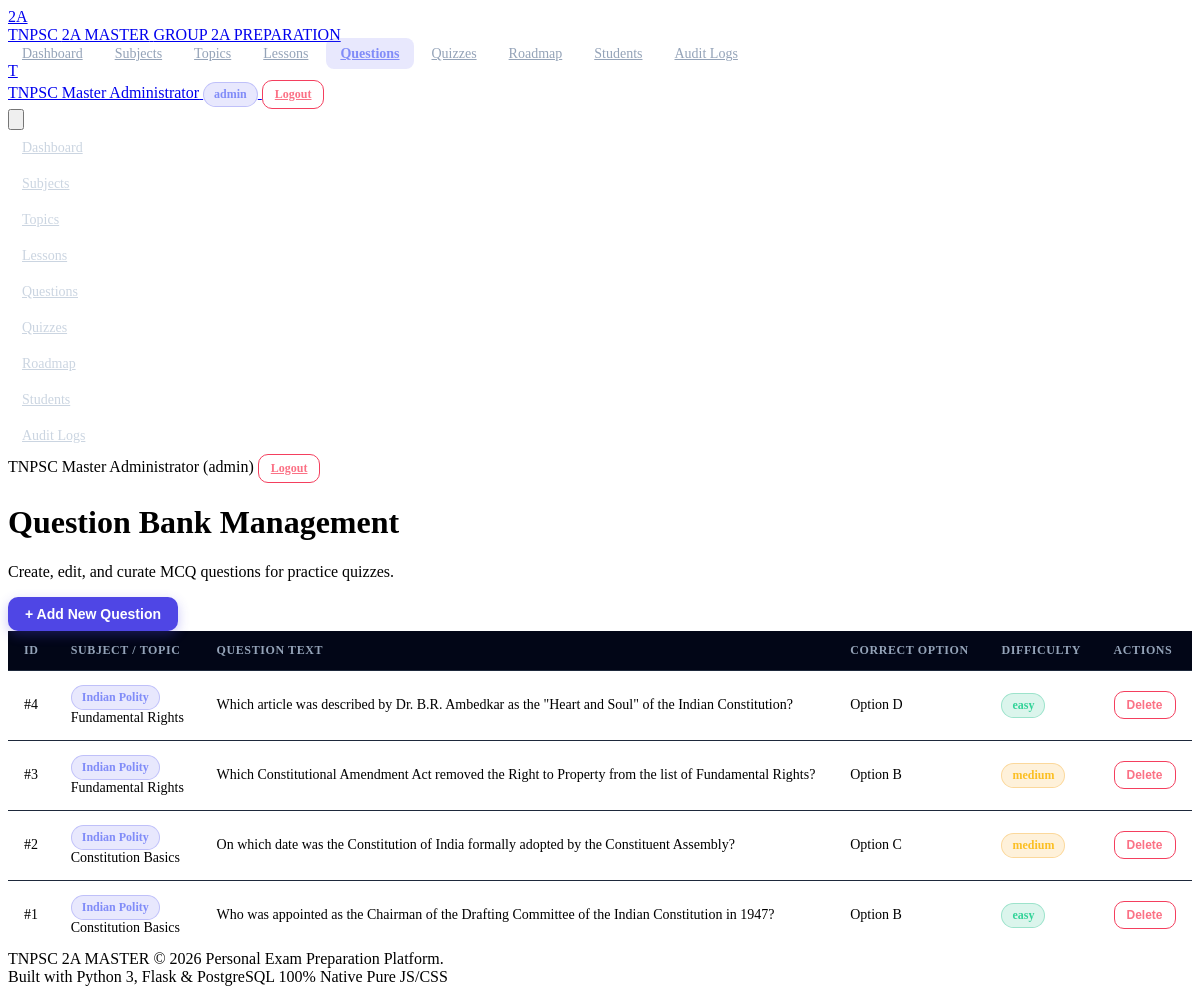
/admin/questions (signed in), run on the app's committed database.
### models/question.py (models this page shows, shortened)
class Question(db.Model):
    __tablename__ = 'questions'
    id = db.Column(db.Integer, primary_key=True)
    subject_id = db.Column(db.Integer, db.ForeignKey('subjects.id'), nullable=False, index=True)
    topic_id = db.Column(db.Integer, db.ForeignKey('topics.id'), nullable=False, index=True)
    question_text = db.Column(db.Text, nullable=False)
    option_a = db.Column(db.String(255), nullable=False)
    option_b = db.Column(db.String(255), nullable=False)
    option_c = db.Column(db.String(255), nullable=False)
    option_d = db.Column(db.String(255), nullable=False)
    correct_option = db.Column(db.String(1), nullable=False)  # 'A', 'B', 'C', 'D'
    explanation = db.Column(db.Text, nullable=True)
    difficulty = db.Column(db.String(20), default='medium', nullable=False)  # 'easy', 'medium', 'hard'
    marks = db.Column(db.Integer, default=1, nullable=False)
    is_active = db.Column(db.Boolean, default=True, nullable=False)
    created_at = db.Column(db.DateTime, default=lambda: datetime.now(timezone.utc), nullable=False)
    updated_at = db.Column(db.DateTime, default=lambda: datetime.now(timezone.utc), onupdate=lambda: datetime.now(timezone.utc))
    quiz_questions = db.relationship('QuizQuestion', backref='question', lazy='dynamic', cascade='all, delete-orphan')
    quiz_answers = db.relationship('QuizAnswer', backref='question', lazy='dynamic')
    mistakes = db.relationship('MistakeQuestion', backref='question', lazy='dynamic', cascade='all, delete-orphan')

### models/subject.py (models this page shows, shortened)
class Subject(db.Model):
    __tablename__ = 'subjects'
    id = db.Column(db.Integer, primary_key=True)
    name = db.Column(db.String(100), nullable=False, unique=True, index=True)
    code = db.Column(db.String(20), nullable=False, unique=True)
    description = db.Column(db.Text, nullable=True)
    icon = db.Column(db.String(50), default='book')
    order_index = db.Column(db.Integer, default=0, nullable=False)
    is_active = db.Column(db.Boolean, default=True, nullable=False)
    created_at = db.Column(db.DateTime, default=lambda: datetime.now(timezone.utc), nullable=False)
    updated_at = db.Column(db.DateTime, default=lambda: datetime.now(timezone.utc), onupdate=lambda: datetime.now(timezone.utc))
    topics = db.relationship('Topic', backref='subject', lazy='select', cascade='all, delete-orphan', order_by='Topic.order_index')
    questions = db.relationship('Question', backref='subject', lazy='select')
    quiz_sets = db.relationship('QuizSet', backref='subject', lazy='select')
    roadmap_items = db.relationship('RoadmapItem', backref='subject', lazy='select')

### models/topic.py (models this page shows, shortened)
class Topic(db.Model):
    __tablename__ = 'topics'
    id = db.Column(db.Integer, primary_key=True)
    subject_id = db.Column(db.Integer, db.ForeignKey('subjects.id'), nullable=False, index=True)
    title = db.Column(db.String(150), nullable=False)
    description = db.Column(db.Text, nullable=True)
    order_index = db.Column(db.Integer, default=0, nullable=False)
    is_active = db.Column(db.Boolean, default=True, nullable=False)
    created_at = db.Column(db.DateTime, default=lambda: datetime.now(timezone.utc), nullable=False)
    updated_at = db.Column(db.DateTime, default=lambda: datetime.now(timezone.utc), onupdate=lambda: datetime.now(timezone.utc))
    lessons = db.relationship('Lesson', backref='topic', lazy='select', cascade='all, delete-orphan', order_by='Lesson.order_index')
    questions = db.relationship('Question', backref='topic', lazy='select')
    quiz_sets = db.relationship('QuizSet', backref='topic', lazy='select')
    roadmap_items = db.relationship('RoadmapItem', backref='topic', lazy='select')
    topic_progress_records = db.relationship('StudentTopicProgress', backref='topic', lazy='dynamic', cascade='all, delete-orphan')

### routes/admin.py (the view, shortened to what this page needs)
@admin_bp.route('/questions', methods=['GET', 'POST'])
@admin_required
def questions():
    admin_id = session.get('user_id')
    all_questions = Question.query.order_by(Question.id.desc()).all()
    all_subjects = Subject.query.filter_by(is_active=True).all()
    all_topics = Topic.query.filter_by(is_active=True).all()
    return render_template('admin/questions.html', questions=all_questions, subjects=all_subjects, topics=all_topics)

### templates/admin/questions.html (shortened to what this page needs)
{% extends 'base.html' %}
{% block content %}
<div class="space-y-6">
    <div class="flex flex-col md:flex-row md:items-center justify-between gap-4 pb-4 border-b border-slate-800">
        <div>
            <h1 class="text-2xl font-bold text-slate-100">Question Bank Management</h1>
            <p class="text-sm text-slate-400 mt-1">Create, edit, and curate MCQ questions for practice quizzes.</p>
        </div>
        <button type="button" onclick="openModal('add-question-modal')" class="btn btn-primary font-bold">
            + Add New Question
        </button>
    </div>
    <div class="card p-6 bg-slate-900 border border-slate-800 rounded-2xl">
        <div class="overflow-x-auto">
            <table class="table-custom">
                <thead>
                    <tr>
                        <th>ID</th>
                        <th>Subject / Topic</th>
                        <th>Question Text</th>
                        <th>Correct Option</th>
                        <th>Difficulty</th>
                        <th>Actions</th>
                    </tr>
                </thead>
                <tbody>
                {% for q in questions %}
                    <tr>
                        <td class="font-mono text-slate-400">#{{ q.id }}</td>
                        <td>
                            <div class="badge badge-indigo text-xs">{{ q.subject.name if q.subject else '' }}</div>
                            <div class="text-xs text-slate-400 mt-0.5">{{ q.topic.title if q.topic else '' }}</div>
                        </td>
                        <td class="max-w-md">
                            <div class="font-bold text-slate-100 text-sm line-clamp-2">{{ q.question_text }}</div>
                        </td>
                        <td>
                            <span class="px-2.5 py-1 rounded bg-emerald-500/20 text-emerald-400 font-extrabold text-xs">
                                Option {{ q.correct_option }}
                            </span>
                        </td>
                        <td>
                            <span class="badge {% if q.difficulty == 'easy' %}badge-emerald{% elif q.difficulty == 'medium' %}badge-amber{% else %}badge-rose{% endif %} text-xs uppercase">
                                {{ q.difficulty }}
                            </span>
                        </td>
                        <td>
                            <form action="{{ url_for('admin.delete_question', question_id=q.id) }}" method="POST" onsubmit="return confirm('Delete question #{{ q.id }}?')">
                                <button type="submit" class="btn btn-outline-danger btn-sm">Delete</button>
                            </form>
                        </td>
                    </tr>
                {% else %}
                    <tr>
                        <td colspan="6" class="text-center py-6 text-slate-400">No questions in question bank.</td>
                    </tr>
                {% endfor %}
                </tbody>
            </table>
        </div>
    </div>
</div>
{% endblock %}

### templates/base.html (shortened to what this page needs)
<!DOCTYPE html>
<html lang="en">
<head>
    <link rel="stylesheet" href="{{ url_for('static', filename='css/style.css') }}">
    {% if current_user_role == 'admin' %}
    <link rel="stylesheet" href="{{ url_for('static', filename='css/admin.css') }}">
    {% else %}
    <link rel="stylesheet" href="{{ url_for('static', filename='css/student.css') }}">
    {% endif %}
</head>
<body class="bg-slate-950 text-slate-100 font-sans antialiased min-h-screen flex flex-col">
    <header class="navbar sticky top-0 z-50 bg-slate-900/80 backdrop-blur-md border-b border-slate-800/80">
        <div class="max-w-7xl mx-auto px-4 sm:px-6 lg:px-8">
            <div class="flex items-center justify-between h-16">
                <div class="flex items-center space-x-3">
                    <a href="{% if is_logged_in %}{% if current_user_role == 'admin' %}{{ url_for('admin.dashboard') }}{% else %}{{ url_for('student.dashboard') }}{% endif %}{% else %}{{ url_for('auth.login') }}{% endif %}" class="flex items-center space-x-2.5">
                        <div class="w-10 h-10 rounded-xl bg-gradient-to-tr from-indigo-600 via-indigo-500 to-purple-500 flex items-center justify-center shadow-lg shadow-indigo-500/25">
                            <span class="text-white font-extrabold text-xl tracking-wider">2A</span>
                        </div>
                        <div class="flex flex-col">
                            <span class="font-bold text-lg text-slate-100 tracking-tight leading-none">TNPSC <span class="text-indigo-400">2A MASTER</span></span>
                            <span class="text-xs text-slate-400 font-medium tracking-wider">GROUP 2A PREPARATION</span>
                        </div>
                    </a>
                </div>
                {% if is_logged_in %}
                <nav class="hidden md:flex items-center space-x-1">
                    {% if current_user_role == 'admin' %}
                        <a href="{{ url_for('admin.dashboard') }}" class="nav-link {% if request.endpoint == 'admin.dashboard' %}active{% endif %}">Dashboard</a>
                        <a href="{{ url_for('admin.subjects') }}" class="nav-link {% if 'subjects' in request.endpoint %}active{% endif %}">Subjects</a>
                        <a href="{{ url_for('admin.topics') }}" class="nav-link {% if 'topics' in request.endpoint %}active{% endif %}">Topics</a>
                        <a href="{{ url_for('admin.lessons') }}" class="nav-link {% if 'lessons' in request.endpoint %}active{% endif %}">Lessons</a>
                        <a href="{{ url_for('admin.questions') }}" class="nav-link {% if 'questions' in request.endpoint %}active{% endif %}">Questions</a>
                        <a href="{{ url_for('admin.quizzes') }}" class="nav-link {% if 'quizzes' in request.endpoint %}active{% endif %}">Quizzes</a>
                        <a href="{{ url_for('admin.roadmap') }}" class="nav-link {% if 'roadmap' in request.endpoint %}active{% endif %}">Roadmap</a>
                        <a href="{{ url_for('admin.students') }}" class="nav-link {% if 'students' in request.endpoint %}active{% endif %}">Students</a>
                        <a href="{{ url_for('admin.audit_logs') }}" class="nav-link {% if 'audit_logs' in request.endpoint %}active{% endif %}">Audit Logs</a>
                    {% endif %}
                </nav>
                {% endif %}
                <div class="hidden md:flex items-center space-x-3">
                    {% if is_logged_in %}
                        <div class="flex items-center space-x-3 pl-3 border-l border-slate-800">
                            <a href="{{ url_for('student.profile') }}" class="flex items-center space-x-2 bg-slate-800/80 hover:bg-slate-800 px-3 py-1.5 rounded-lg border border-slate-700/60 text-sm font-medium transition">
                                <div class="w-6 h-6 rounded-full bg-indigo-500/20 text-indigo-400 flex items-center justify-center font-bold text-xs">
                                    {{ current_user_name[0] if current_user_name else 'U' }}
                                </div>
                                <span class="text-slate-200">{{ current_user_name }}</span>
                                <span class="badge badge-indigo text-xs uppercase ml-1">{{ current_user_role }}</span>
                            </a>
                            <a href="{{ url_for('auth.logout') }}" class="btn btn-outline-danger btn-sm">Logout</a>
                        </div>
                    {% else %}
                        <a href="{{ url_for('auth.login') }}" class="btn btn-ghost btn-sm">Sign In</a>
                        <a href="{{ url_for('auth.register') }}" class="btn btn-primary btn-sm">Register Free</a>
                    {% endif %}
                </div>
                <div class="flex md:hidden items-center">
                    <button id="mobile-menu-toggle" type="button" class="text-slate-400 hover:text-white p-2 rounded-lg bg-slate-900 border border-slate-800 focus:outline-none" aria-label="Toggle Navigation">
                    </button>
                </div>
            </div>
        </div>
        <div id="mobile-menu" class="hidden md:hidden bg-slate-900/95 border-b border-slate-800 px-4 pt-2 pb-4 space-y-1">
            {% if is_logged_in %}
                {% if current_user_role == 'admin' %}
                    <a href="{{ url_for('admin.dashboard') }}" class="mobile-nav-link">Dashboard</a>
                    <a href="{{ url_for('admin.subjects') }}" class="mobile-nav-link">Subjects</a>
                    <a href="{{ url_for('admin.topics') }}" class="mobile-nav-link">Topics</a>
                    <a href="{{ url_for('admin.lessons') }}" class="mobile-nav-link">Lessons</a>
                    <a href="{{ url_for('admin.questions') }}" class="mobile-nav-link">Questions</a>
                    <a href="{{ url_for('admin.quizzes') }}" class="mobile-nav-link">Quizzes</a>
                    <a href="{{ url_for('admin.roadmap') }}" class="mobile-nav-link">Roadmap</a>
                    <a href="{{ url_for('admin.students') }}" class="mobile-nav-link">Students</a>
                    <a href="{{ url_for('admin.audit_logs') }}" class="mobile-nav-link">Audit Logs</a>
                {% endif %}
                <div class="pt-3 border-t border-slate-800 flex items-center justify-between">
                    <span class="text-sm font-medium text-slate-300">{{ current_user_name }} ({{ current_user_role }})</span>
                    <a href="{{ url_for('auth.logout') }}" class="btn btn-outline-danger btn-sm">Logout</a>
                </div>
            {% else %}
                <a href="{{ url_for('auth.login') }}" class="mobile-nav-link">Sign In</a>
                <a href="{{ url_for('auth.register') }}" class="mobile-nav-link">Register Free</a>
            {% endif %}
        </div>
    </header>
    <main class="flex-grow max-w-7xl mx-auto px-4 sm:px-6 lg:px-8 py-6 w-full">
        {% block content %}{% endblock %}
    </main>
    <footer class="mt-auto border-t border-slate-800/80 bg-slate-900/60 py-6">
        <div class="max-w-7xl mx-auto px-4 sm:px-6 lg:px-8 flex flex-col md:flex-row items-center justify-between text-slate-400 text-sm">
            <div class="flex items-center space-x-2">
                <span class="font-semibold text-slate-200">TNPSC 2A MASTER</span> &copy; {{ now.year }} Personal Exam Preparation Platform.
            </div>
            <div class="mt-2 md:mt-0 flex items-center space-x-4 text-xs">
                <span>Built with Python 3, Flask &amp; PostgreSQL</span>
                <span class="text-indigo-400 font-medium">100% Native Pure JS/CSS</span>
            </div>
        </div>
    </footer>
</body>
</html>

### data on the page
Question: id "4", subject "Indian Polity", topic "Fundamental Rights", question_text "Which article was described by Dr. B.R. Ambedkar as the \"Heart and Soul\" of the Indian Constitution?", correct_option "D", difficulty "easy"
Question: id "3", subject "Indian Polity", topic "Fundamental Rights", question_text "Which Constitutional Amendment Act removed the Right to Property from the list of Fundamental Rights?", correct_option "B", difficulty "medium"
Question: id "2", subject "Indian Polity", topic "Constitution Basics", question_text "On which date was the Constitution of India formally adopted by the Constituent Assembly?", correct_option "C", difficulty "medium"
Question: id "1", subject "Indian Polity", topic "Constitution Basics", question_text "Who was appointed as the Chairman of the Drafting Committee of the Indian Constitution in 1947?", correct_option "B", difficulty "easy"

### other printed values
{{ current_user_name[0] if current_user_name else 'U' }} "T"
{{ current_user_name }} "TNPSC Master Administrator"
{{ current_user_role }} "admin"
